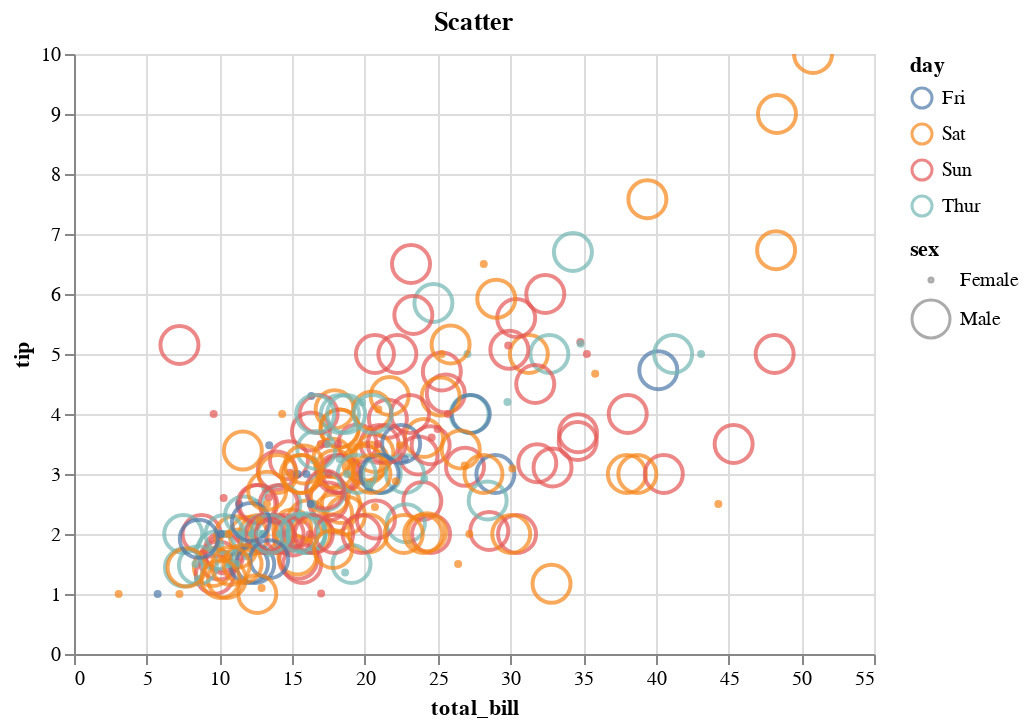

The code cell stored with this chart in its notebook:
### Code cell
alt.Chart(tips_df).mark_point(size = 12).encode(
    y = 'tip',
    x = 'total_bill',
    color = 'day',
    size = 'sex',
    tooltip = 'size'
).properties(
    title = 'Scatter'
).interactive()

### Figure 1 — Vega-Lite specification as saved in the notebook (floating-point values rounded to 4 significant figures; data arrays with more than 128 entries replaced by an {"elided": "..."} marker saying what was removed)
{"config": {"view": {"continuousWidth": 400, "continuousHeight": 300}}, "data": {"name": "data-362d1a3aede62850ce7cd49b1d5f5d1d"}, "mark": {"type": "point", "size": 12}, "encoding": {"color": {"field": "day", "type": "nominal"}, "size": {"field": "sex", "type": "nominal"}, "tooltip": {"field": "size", "type": "quantitative"}, "x": {"field": "total_bill", "type": "quantitative"}, "y": {"field": "tip", "type": "quantitative"}}, "selection": {"selector001": {"type": "interval", "bind": "scales", "encodings": ["x", "y"]}}, "title": "Scatter", "$schema": "https://vega.github.io/schema/vega-lite/v4.17.0.json", "datasets": {"data-362d1a3aede62850ce7cd49b1d5f5d1d": {"elided": "244 records"}}}
